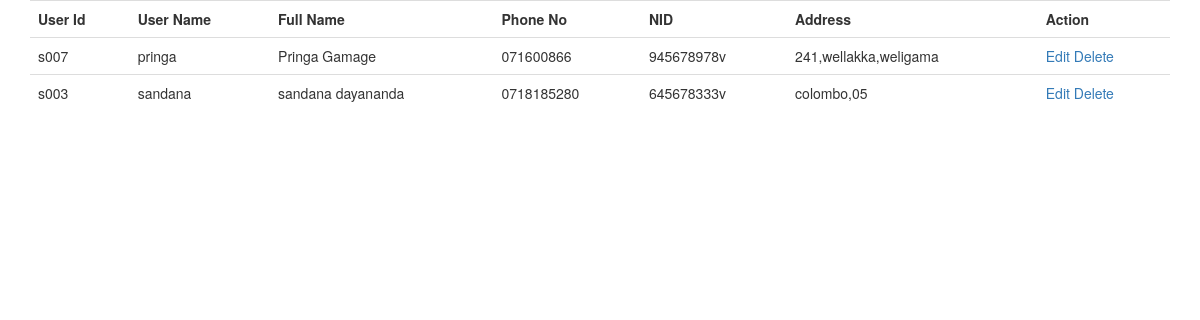
/index.php/user/display, run on an earlier commit of the app's database.
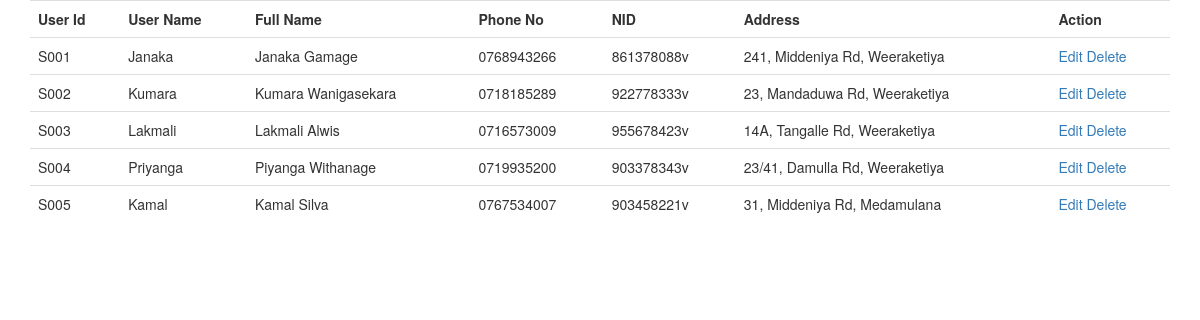
And on a later commit of the database.
### tables this page shows
CREATE TABLE IF NOT EXISTS `persons` (
  `fullName` varchar(40) NOT NULL,
  `nid` varchar(10) NOT NULL,
  `phoneNo` varchar(10) NOT NULL,
  `address` varchar(40) NOT NULL,
  `uName` varchar(10) NOT NULL,
  `uId` varchar(10) NOT NULL,
  `password` varchar(10) NOT NULL,
  PRIMARY KEY (`nid`)
);

### application/controllers/User.php (called while the page is built, shortened)
<?php
class User extends CI_Controller {
    public function display(){
		$this->load->model('User_model');
		$data['record'] = $this->User_model->display();
		$this->load->view('employes_view',$data);
	}
}

### index.php (called while the page is built, shortened)
<?php
require_once BASEPATH.'core/CodeIgniter.php';

### application/models/User_model.php (called while the page is built, shortened)
<?php
class User_model extends CI_Model{
    public function display(){
        return $this->db->get('persons')->result();
    }
}

### application/views/employes_view.php (the view, shortened to what this page needs)
<!DOCTYPE html>
<html lang="en">
<head>
<link rel="stylesheet" href="https://maxcdn.bootstrapcdn.com/bootstrap/3.3.7/css/bootstrap.min.css" />
</head>
<body>
<div class="container">
	<table width="200" class="table">
	  <tr>
		<th>User Id</th>
		<th>User Name</th>
		<th>Full Name</th>
		<th>Phone No</th>
		<th>NID</th>
		<th>Address</th>
		<th>Action</th>
	  </tr>
	  <?php
		 foreach ($record as $result)
		  {
			 echo "<tr>";
			 echo "<td>".$result->uId."</td>";
			 echo "<td>".$result->uName."</td>";
			 echo "<td>".$result->fullName."</td>";
			 echo "<td>".$result->phoneNo."</td>";
			 echo "<td>".$result->nid."</td>";
			 echo "<td>".$result->address."</td>";
             echo "<td><a href='".base_url()."/index.php/User/getrecord/".$result->uId."'> Edit </a>  <a href='".base_url()."/index.php/User/delete/".$result->uId."'> Delete </a></td>";
			 echo "</tr>";
		  }
	  ?>
	</table>
  </div>
 </body>
</html>

What changed in the data, as far as the page shows it:
removed persons: uId "s007", uName "pringa", fullName "Pringa Gamage", phoneNo "071600866", nid "945678978v", address "241,wellakka,weligama"
removed persons: uId "s003", uName "sandana", fullName "sandana dayananda", phoneNo "0718185280", nid "645678333v", address "colombo,05"
added persons: uId "S001", uName "Janaka", fullName "Janaka Gamage", phoneNo "0768943266", nid "861378088v", address "241, Middeniya Rd, Weeraketiya"
added persons: uId "S002", uName "Kumara", fullName "Kumara Wanigasekara", phoneNo "0718185289", nid "922778333v", address "23, Mandaduwa Rd, Weeraketiya"
added persons: uId "S003", uName "Lakmali", fullName "Lakmali Alwis", phoneNo "0716573009", nid "955678423v", address "14A, Tangalle Rd, Weeraketiya"
added persons: uId "S004", uName "Priyanga", fullName "Piyanga Withanage", phoneNo "0719935200", nid "903378343v", address "23/41, Damulla Rd, Weeraketiya"
added persons: uId "S005", uName "Kamal", fullName "Kamal Silva", phoneNo "0767534007", nid "903458221v", address "31, Middeniya Rd, Medamulana"
